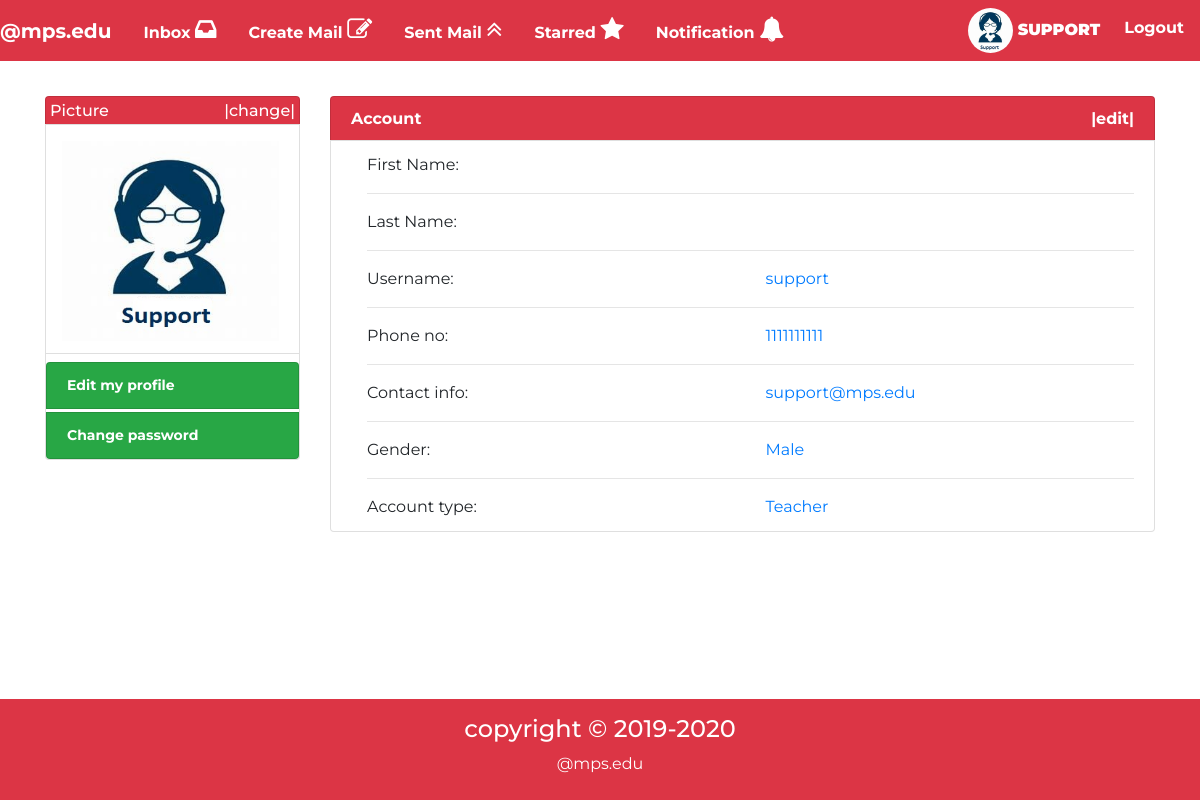
Screenshot of /account/profile/ (signed in) with the database file from the repository.
### account/models.py (models this page shows, shortened)
class Profile(models.Model):
	user=models.OneToOneField(User,on_delete=models.CASCADE)
	gender=models.CharField(max_length=10,choices=(('Male','Male'),('Female','Female')),default='Male')
	tel=models.CharField(max_length=10)
	pic=models.ImageField(upload_to='profile/profile_pic',default="profile/profile_pic/profile_image.jpg")
	type=models.CharField(max_length=10,choices=(('Student','Student'),('Teacher','Teacher')),default='Student')
	security=models.CharField(max_length=50,default="")

### account/views.py (the view)
# urls.py: path('profile/',views.profile),
@login_required(login_url="/account/login")
def profile(req):
	id=req.user.id
	profile=Profile.objects.get(user__id=id)
	return render(req,"account/profile.html",{"profile":profile})

### account/templates/account/profile.html (shortened to what this page needs)
{%extends 'mail/basic.html'%}
{%block body%}
<div class="container">
<div class="row">
{%include "account/profile_basic.html"%}
	<div class="col-sm-12 col-md-9 col-lg-9 col-xl-9 col-12">
		<h6 class="list-group-item bg-danger text-white font-weight-bolder"> Account <span class="float-right" id="pic_upload"><a href="/account/edit_profile" class="text-white">|edit|</a></span></h6>
	<div class="list-group-item ">
		<div class="ml-3">
		    <div class="row"><div class="col-sm-6 col-md-6 col-lg-6 col-xl-6 col-6">First Name:</div><div class="col-sm-6 col-md-6 col-lg-6 col-xl-6 col-6 text-primary">{{profile.user.first_name|title}}</div></div><hr>
		    <div class="row"><div class="col-sm-6 col-md-6 col-lg-6 col-xl-6 col-6">Last Name:</div><div class="col-sm-6 col-md-6 col-lg-6 col-xl-6 col-6 text-primary">{{profile.user.last_name|title}}</div></div><hr>
		    <div class="row"><div class="col-sm-6 col-md-6 col-lg-6 col-xl-6 col-6">Username:</div><div class="col-sm-6 col-md-6 col-lg-6 col-xl-6 col-6 text-primary">{{profile.user.username}}</div></div><hr>
		    <div class="row"><div class="col-sm-6 col-md-6 col-lg-6 col-xl-6 col-6">Phone no:</div><div class="col-sm-6 col-md-6 col-lg-6 col-xl-6 col-6 text-primary">{{profile.tel}}</div></div><hr>
		    <div class="row"><div class="col-sm-6 col-md-6 col-lg-6 col-xl-6 col-6">Contact info:</div><div class="col-sm-6 col-md-6 col-lg-6 col-xl-6 col-6 text-primary">{{profile.user.email}}</div></div><hr>
		    <div class="row"><div class="col-sm-6 col-md-6 col-lg-6 col-xl-6 col-6">Gender:</div><div class="col-sm-6 col-md-6 col-lg-6 col-xl-6 col-6 text-primary">{{profile.gender}}</div></div><hr>
            <div class="row"><div class="col-sm-6 col-md-6 col-lg-6 col-xl-6 col-6">Account type:</div><div class="col-sm-6 col-md-6 col-lg-6 col-xl-6 col-6 text-primary">{{profile.type}}</div></div>
	</div>
	</div>
		</div>
	</div>
</div>
{%endblock%}

### mail/templates/mail/basic.html (shortened to what this page needs)
<!DOCTYPE html>
<html>
<head>
<link rel="stylesheet" href="https://maxcdn.bootstrapcdn.com/bootstrap/4.3.1/css/bootstrap.min.css">
<link rel="stylesheet" type="text/css" href="https://stackpath.bootstrapcdn.com/font-awesome/4.7.0/css/font-awesome.min.css">
<link href="//maxcdn.bootstrapcdn.com/font-awesome/4.1.0/css/font-awesome.min.css" rel="stylesheet">
{% load static %}
</head>
<body>
<nav class="navbar navbar-expand-md navbar-light bg-danger fixed-top p-0">
	<a href="/home" class="navbar-brand text-white font-weight-bolder">@mps.edu</a>
	<div id="mynav" class="collapse navbar-collapse">
	    	{%if user.is_authenticated%}
<ul class="navbar-nav navbar-link-style font-weight-bolder text-center">
		<li class="nav-item p-0"><a href="/home/inbox" class="nav-link p-3">Inbox <i class="fa fa-inbox font-awesome-notification"></i></a></li>
	<li class="nav-item"><a href="/home/create" class="nav-link p-3">Create Mail <i class="fa fa-edit font-awesome-notification"></i></a></li>
	<li class="nav-item"><a href="/home/sentmail" class="nav-link p-3">Sent Mail <i class="fa fa-angle-double-up font-awesome-notification"></i></a></li>
	<li class="nav-item"><a href="/home/starred" class="nav-link p-3">Starred <i class="fa fa-star font-awesome-notification"></i></a></li>
	<li class="nav-item "><a href="#" class="nav-link p-3" data-toggle="popover" id="noti" data-placement="bottom" data-trigger="focus" data-html="true">Notification <i class="fa fa-bell font-awesome-notification"></i></a></li>
	</ul>
		{%endif%}
	<ul class="navbar-nav navbar-link-style text-center ml-auto font-weight-bolder">
	{%if user.is_authenticated%}
	<li class="nav-item"><a href="/account/profile" class="nav-link text-white"><img src="/media/{{user.profile.pic}}" class="img-fluid img-login rounded-circle">  <b>{{user.username|upper}}</b></a></li>
	<li class="nav-item"><a href="/account/logout" class="nav-link text-white p-3">Logout</a></li>
	{%else%}
	<li class="nav-item"><a href="/account/login" class="nav-link text-white p-3">Login</a></li>
	<li class="nav-item"><a href="/account/signup" class="nav-link text-white p-3">Register</a></li>
	{%endif%}
</ul>
</div>
</nav>
<br><br>
<main class="my-5">
{%block body%} {%endblock%}
</main><br><br><br><br>
<footer class="mt-5 pt-3 pb-2 bg-danger text-white">
<h4 class="text-center">copyright &copy 2019-2020</h4>
<p class="text-center">@mps.edu</p>
</footer>
</body>
</html>

### account/templates/account/profile_basic.html (shortened to what this page needs)
<div class="col-sm-12 col-md-3 col-lg-3 col-xl-3 col-12 mb-5">
	<h6 class="list-group-item p-1 bg-danger text-white">Picture<span class="float-right" id="pic_upload"><a href="#" class="text-white">|change|</a></span></h6>
	<div class="list-group-item pt-3 pl-3">
	<a href="/account/profile"><img src="/media/{{profile.pic}}" class="img-fluid p-0" id="profile-img"></a>
</div>
<ul class="list-group-item p-0 pt-2">
<a href="/account/edit_profile" class="list-group-item bg-success list-group-item-action small-font text-white font-weight-bolder">Edit my profile</a>
<a href="/account/change_password_confirm" class="list-group-item bg-success list-group-item-action small-font text-white mt-1 font-weight-bolder">Change password</a>
   </ul>
</div>

### rows the page displays
Profile: pic (picture), user.username "support", tel "1111111111", user.email "support@mps.edu", gender "Male", type "Teacher"

### other values shown
{{ user.username|upper }} "SUPPORT"
